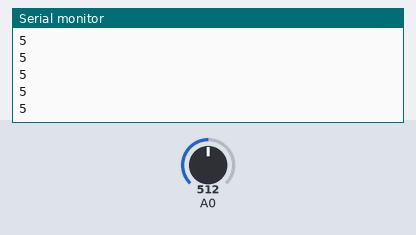
Recording of a sketch running on a simulated Arduino Uno, built with avr-gcc and run on an emulated ATmega328P. Shown: the last lines printed to the serial monitor. The inputs (shaded band) are chosen by the test bench; at power-on: A0 = 512.

Above: at 1.2 s.
1.3 s: A0 set to 716
At 2.0 s:
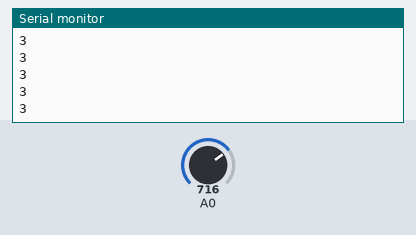
2.8 s: A0 set to 900
At 3.8 s:
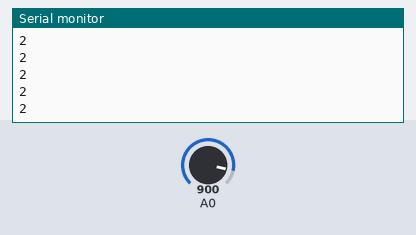
Timing chart, 0 to 5.8 s (numbered marks = the images above; inputs shaded):
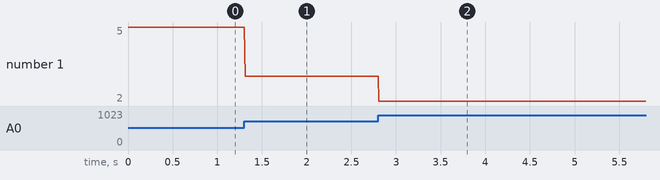

Measured:
- after the input at 1.3 s, the serial monitor: prints a new line at once (image 1)
- after the input at 2.8 s, the serial monitor: prints a new line at once (image 2)
- plotted number 1: 5 → 3 after the input at 1.3 s, 3 → 2 after the input at 2.8 s

The sketch:

Pololu_IR_inches.ino
```cpp
//Senses distance in inches with pololu IR sensor (max = 60")
//Output is not linear, so a regression equation is implemented.

int val;
int dist;

void setup() {
Serial.begin(115200);

}

void loop() {

  val = analogRead(0);//Read
  dist = (187754 * pow(val, -1.51)) / 2.54;//Convert to inches via regression
  Serial.println(dist);//Print to monitor
  delay(10);
}
```
